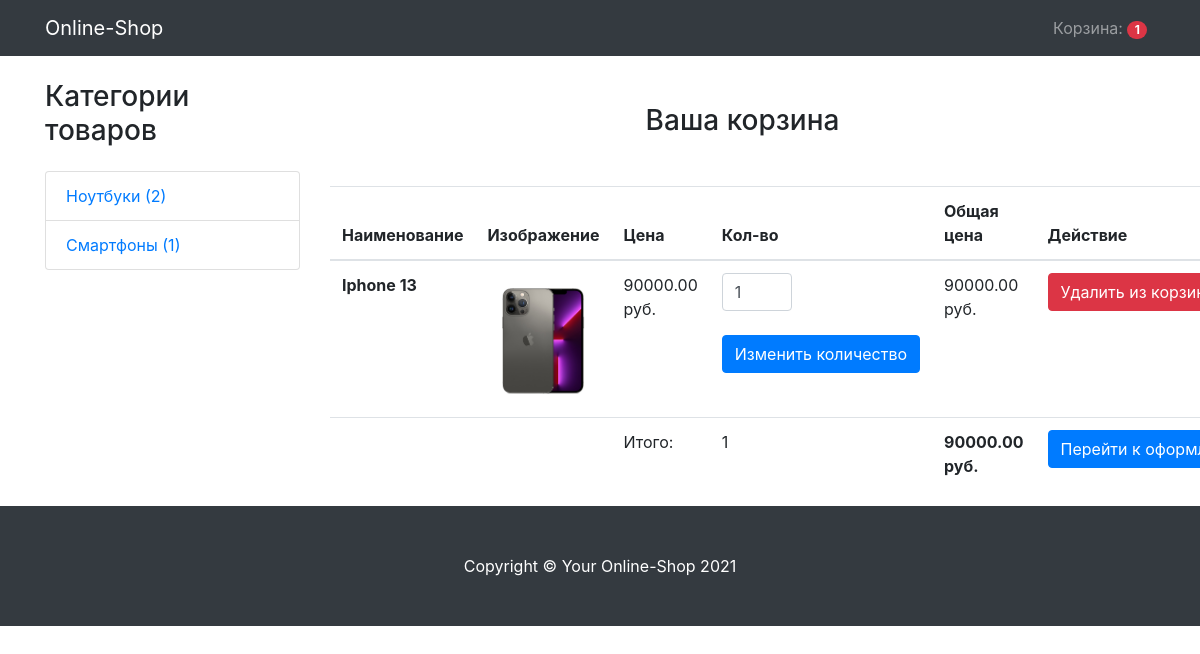
The app's page /cart/ (signed in), older data.
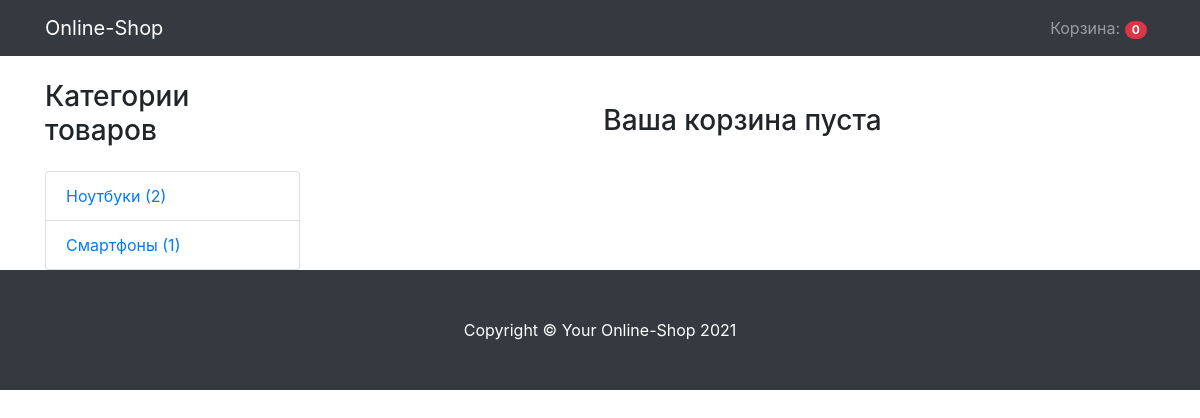
The same page, newer data.
### mainapp/models.py (models this page shows, shortened)
class Cart(models.Model):
    owner = models.ForeignKey("Customer", null=True, verbose_name="Владелец", on_delete=models.CASCADE)
    products = models.ManyToManyField(CartProduct, blank=True, related_name='related_cart')
    total_products = models.PositiveIntegerField(default=0)
    final_price = models.DecimalField(max_digits=9, default=0, decimal_places=2, verbose_name="Общая цена")
    in_order = models.BooleanField(default=False)
    for_anonymous_user = models.BooleanField(default=False)

class Category(models.Model):
    name = models.CharField(max_length=255, verbose_name="Имя категории")
    slug = models.SlugField(unique=True)
    objects = CategoryManager()
    def get_absolute_url(self):
        return reverse('category_detail', kwargs={'slug': self.slug})

class CartProduct(models.Model):
    user = models.ForeignKey("Customer", null=True, verbose_name="Покупатель", on_delete=models.CASCADE)
    cart = models.ForeignKey("Cart",
                             verbose_name="Корзина",
                             on_delete=models.CASCADE,
                             related_name='related_products'
                             )
    content_type = models.ForeignKey(ContentType, on_delete=models.CASCADE)
    object_id = models.PositiveIntegerField()
    content_object = GenericForeignKey('content_type', 'object_id')
    qty = models.PositiveIntegerField(default=1)
    final_price = models.DecimalField(max_digits=9, decimal_places=2, verbose_name="Общая цена")

class Product(models.Model):
    class Meta:
        abstract = True
    category = models.ForeignKey(Category, verbose_name="Категория", on_delete=models.CASCADE)
    title = models.CharField(max_length=255, verbose_name="Наименование")
    slug = models.SlugField(unique=True)
    image = models.ImageField(verbose_name="Изображение")
    description = models.TextField(verbose_name="Описание", null=True)
    price = models.DecimalField(max_digits=9, decimal_places=2, verbose_name="Цена")
    def get_model_name(self):
        return self.__class__.__name__.lower()

class Smartphone(Product):
    diagonal = models.CharField(max_length=255, verbose_name='Диагональ')
    display_type = models.CharField(max_length=255, verbose_name='Тип дисплея')
    resolution = models.CharField(max_length=255, verbose_name='Разрешение экрана')
    accum_volume = models.CharField(max_length=255, verbose_name='Объем батареи')
    ram = models.CharField(max_length=255, verbose_name='Оперативаня память')
    sd_volume = models.CharField(max_length=255, verbose_name='Объем памяти')

### mainapp/views.py (the view)
# urls.py: path('cart/', CartView.as_view(), name='cart'),
class CartView(CartMixin, View):
    def get(self, request, *args, **kwargs):
        categories = Category.objects.get_categories_for_left_sidebar()
        context = {
            'cart': self.cart,
            'categories': categories
        }
        return render(request, 'cart.html', context)

### mainapp/mixins.py (called while the page is built)
    def dispatch(self, request, *args, **kwargs):
        if request.user.is_authenticated:
            customer = Customer.objects.filter(user=request.user).first()
            if not customer:
                customer = Customer.objects.create(
                    user=request.user
                )
            cart = Cart.objects.filter(owner=customer, in_order=False).first()
            if not cart:
                cart = Cart.objects.create(owner=customer)
        else:
            cart = Cart.objects.filter(for_anonymous_user=True).first()
            if not cart:
                cart = Cart.objects.create(for_anonymous_user=True)
        self.cart = cart
        return super().dispatch(request, *args, **kwargs)

### mainapp/models.py (called while the page is built)
def get_models_for_count(*model_names):
    return [models.Count(model_name) for model_name in model_names]

    def get_queryset(self):
        return super().get_queryset()

### mainapp/templates/cart.html (shortened to what this page needs)
{% extends 'base.html' %}
{% block content %}
<h3 class="text-center mt-5 mb-5">Ваша корзина {% if not cart.products.count %}пуста{% endif %}</h3>
{% if cart.products.count %}
<table class="table">
  <thead>
    <tr>
      <th scope="col">Наименование</th>
      <th scope="col">Изображение</th>
      <th scope="col">Цена</th>
      <th scope="col">Кол-во</th>
      <th scope="col">Общая цена</th>
      <th scope="col">Действие</th>
    </tr>
  </thead>
  <tbody>
    {% for item in cart.products.all %}
        <tr>
          <th scope="row">{{ item.content_object.title }}</th>
          <td class="w-25"><img src="{{ item.content_object.image.url }}" class="img-fluid"></td>
          <td>{{ item.content_object.price }} руб.</td>
          <td>
            <form action="{% url 'change_qty' ct_model=item.content_object.get_model_name slug=item.content_object.slug %}" method="POST">
              <input type="number" class="form-control" name="qty" style="width: 70px;" min="1" value="{{ item.qty }}">
              <br>
              <input type="submit" class="btn btn-primary", value="Изменить количество">
            </form>
          </td>
          <td>{{ item.final_price }} руб.</td>
          <td>
            <a href="{% url 'delete_from_cart' ct_model=item.content_object.get_model_name slug=item.content_object.slug %}"><button class="btn btn-danger">Удалить из корзины</button> </a>
          </td>
        </tr>
    {% endfor %}
      <tr>
        <td colspan="2"> </td>
        <td>Итого:</td>
        <td>{{ cart.total_products }} </td>
        <td><strong>{{ cart.final_price }} руб.</strong></td>
        <td><a href="{% url 'checkout' %}"><button class="btn btn-primary">Перейти к оформлению заказа</button></a></td>
      </tr>
  </tbody>
</table>
{% endif %}
{% endblock content %}

### mainapp/templates/base.html (shortened to what this page needs)
<!DOCTYPE html>
<html lang="en">
  <head>
    <link rel="stylesheet" href="https://maxcdn.bootstrapcdn.com/bootstrap/4.0.0/css/bootstrap.min.css">
  </head>
  <body>
    <nav class="navbar navbar-expand-lg navbar-dark bg-dark fixed-top">
      <div class="container">
        <a class="navbar-brand" href="{% url 'base' %}">Online-Shop</a>
        <div class="collapse navbar-collapse" id="navbarResponsive">
          <ul class="navbar-nav ml-auto">
            <li class="nav-item">
              <a class="nav-link" href="{% url 'cart' %}">Корзина: <span class="badge badge-pill badge-danger">{{ cart.products.count }}</span></a>
            </li>
          </ul>
        </div>
      </div>
    </nav>
    <div class="container">
      <div class="row">
        <div class="col-lg-3">
          <h3 class="my-4">Категории товаров</h3>
          <div class="list-group">
            {% for category in categories %}
            <a href="{{ category.url }}" class="list-group-item">{{ category.name }} ({{ category.count }})</a>
            {% endfor %}
          </div>
        </div>
        <div class="col-lg-9">
          {% block content %}{% endblock content %}
        </div>
      </div>
    </div>
    <footer class="py-5 bg-dark">
      <div class="container">
        <p class="m-0 text-center text-white">Copyright &copy; Your Online-Shop 2021</p>
      </div>
    </footer>
  </body>
</html>

Row changes from the older to the newer data that the page shows:
no longer on this page (row edited): Cart: products.count "1", total_products "1", final_price "90000.00"
removed CartProduct: content_object "Iphone 13", content_object.image (picture), content_object.price "90000.00", qty "1", final_price "90000.00"
added Cart: products.count "0"
Text that changed along with them:
text no longer shown: "Наименование Изображение Цена Кол-во Общая цена Действие Итого: руб. Перейти к…"
text now shown: "пуста"
